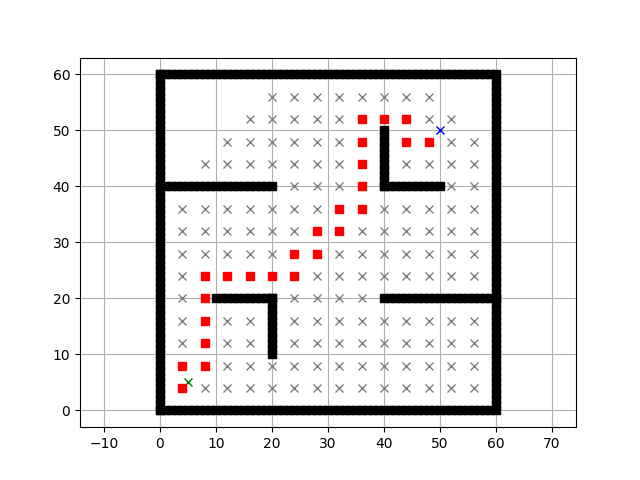

Source code (Python):
import matplotlib.pyplot as plt
import math

def planning(sx, sy, gx, gy, ox, oy, grid_size):
    motion = [[-1, 0],
             [0, -1],
             [1, 0],
             [0, 1]]

    cost = 1

    goal = False

    min_x = 0
    min_y = 0
    max_x = round(max(ox))
    max_y = round(max(oy))

    x_width = round((max_x - min_x) / grid_size)
    y_width = round((max_y - min_y) / grid_size)

    obstacle_map = [[False for _ in range(y_width)]
                         for _ in range(x_width)]
    for ix in range(x_width):
        x = ix * grid_size
        for iy in range(y_width):
            y = iy * grid_size
            for iox, ioy in zip(ox, oy):
                d = math.hypot(iox - x, ioy - y)
                if d <= 1.0:
                    obstacle_map[ix][iy] = True
                    break


    possible_nodes = [[0 for row in range(y_width)] for col in range(x_width)]
    possible_nodes[round(sy / grid_size)][round(sx / grid_size)] = 5

    dist = 0
    nearest_nodes = [(dist, round(sx / grid_size), round(sy / grid_size))]
    connective = {}

    while len(nearest_nodes) != 0:
        nearest_nodes.sort(reverse=True)
        current_node = nearest_nodes.pop()

        if current_node[1] == round(gx / grid_size) and current_node[2] == round(gy / grid_size):
            print("Goal found!")
            goal = True
            break

        dist, x, y = current_node

        for move_x, move_y in motion:
            movement_x = x + move_x
            movement_y = y + move_y
            if 0 <= movement_x < x_width and 0 <= movement_y < y_width:
                if possible_nodes[movement_y][movement_x] == 0 and obstacle_map[movement_x][movement_y] == 0:
                    possible_nodes[movement_y][movement_x] = 3
                    h = math.hypot(round(gx / grid_size) - movement_x, round(gy / grid_size) - movement_y)
                    possible_node = (dist + cost + h, movement_x, movement_y)
                    nearest_nodes.append(possible_node)
                    connective[possible_node] = current_node

                    plt.plot(movement_x * grid_size, movement_y * grid_size, "x", color='tab:gray')
                    plt.pause(0.001)

    if goal == True:
        route = []
        connecting = current_node
        route.append(connecting)
        while connecting in connective:
            route.append(connective[connecting])
            connecting = connective[connecting]
            route.sort()

    px = []
    py = []

    for i in range(0, len(route)):
        px.append(route[i][1] * grid_size)
        py.append(route[i][2] * grid_size)

    return px, py

def preprocess():
    sx = 5.0
    sy = 5.0
    gx = 50.0
    gy = 50.0
    grid_size = 4.0

    ox, oy = [], []
    for i in range(0, 60):
        ox.append(i)
        oy.append(0.0)
    for i in range(0, 60):
        ox.append(60.0)
        oy.append(i)
    for i in range(0, 61):
        ox.append(i)
        oy.append(60.0)
    for i in range(0, 61):
        ox.append(0.0)
        oy.append(i)
    for i in range(11):
        ox.append(i + 10)
        oy.append(20)
    for i in range(11):
        oy.append(i + 10)
        ox.append(20)
    for i in range(11):
        ox.append(i + 40)
        oy.append(40)
    for i in range(11):
        oy.append(i + 40)
        ox.append(40)
    for i in range(21):
        ox.append(i + 40)
        oy.append(20)
    for i in range(21):
        ox.append(i)
        oy.append(40)

    plt.plot(ox, oy, "sk")
    plt.plot(sx, sy, "xg")
    plt.plot(gx, gy, "xb")
    plt.grid(True)
    plt.axis("equal")

    px, py = planning(sx, sy, gx, gy, ox, oy, grid_size)

    plt.plot(px, py, "sr")
    plt.pause(0.01)
    plt.show()

if __name__ == '__main__':
    preprocess()
